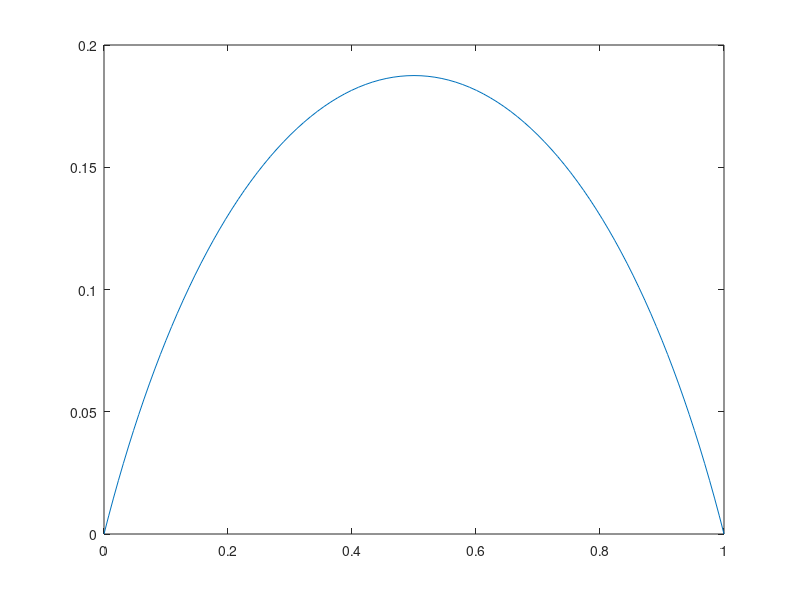

Reproduce this figure in MATLAB.
clear all;
close all;

t = 0:0.01:1;
%t=0.5;
f1= (1-t).*(1-t).*(1-t);
f2= (3*t).*(1-t).*(1-t);
f3= 3.*t.*t.*(1-t);
f4= t.*t.*t;

p0=[0,0];
p1=[0.25,0.25];
p2=[0.75,0.25];
p3=[1,0];
func=((p0'.*f1)+(p1'.*f2)+(p2'.*f3)+(p3'.*f4))';
plot(func(:,1),func(:,2));


